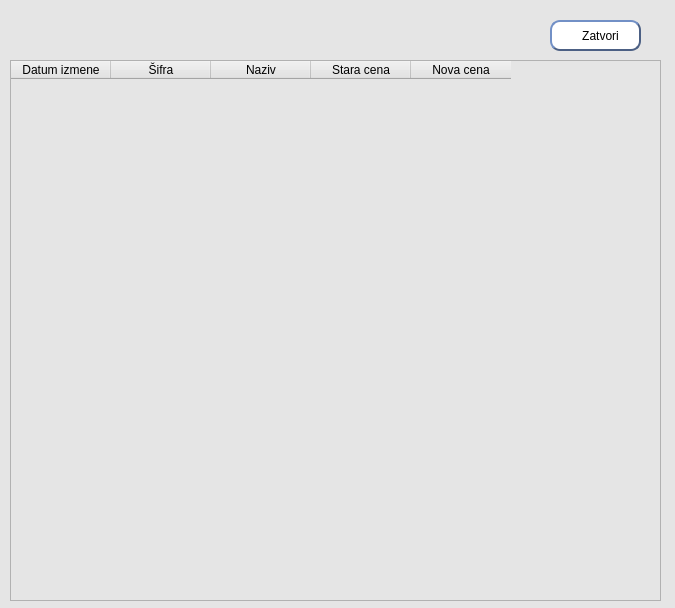
<?xml version="1.0" encoding="UTF-8"?>
<ui version="4.0">
 <class>ceneDialog</class>
 <widget class="QDialog" name="ceneDialog">
  <property name="geometry">
   <rect>
    <x>0</x>
    <y>0</y>
    <width>675</width>
    <height>608</height>
   </rect>
  </property>
  <property name="windowTitle">
   <string>Izmenjene cene u poslednjih 10 dana</string>
  </property>
  <property name="styleSheet">
   <string notr="true">background-color:#e5e5e5;</string>
  </property>
  <widget class="QPushButton" name="btnCancel">
   <property name="geometry">
    <rect>
     <x>550</x>
     <y>20</y>
     <width>91</width>
     <height>31</height>
    </rect>
   </property>
   <property name="cursor">
    <cursorShape>PointingHandCursor</cursorShape>
   </property>
   <property name="styleSheet">
    <string notr="true">background-color: rgb(255, 255, 255);
border-style:outset;
	border-width:2px;
	border-radius:10px;
	border-color:#4c6084;
	padding:2px;</string>
   </property>
   <property name="text">
    <string>   Zatvori</string>
   </property>
   <property name="icon">
    <iconset>
     <normaloff>../resources/cancel.png</normaloff>../resources/cancel.png</iconset>
   </property>
  </widget>
  <widget class="QTableWidget" name="tableCene">
   <property name="geometry">
    <rect>
     <x>10</x>
     <y>60</y>
     <width>651</width>
     <height>541</height>
    </rect>
   </property>
   <column>
    <property name="text">
     <string>Datum izmene</string>
    </property>
    <property name="background">
     <color>
      <red>162</red>
      <green>196</green>
      <blue>224</blue>
     </color>
    </property>
   </column>
   <column>
    <property name="text">
     <string>Šifra</string>
    </property>
    <property name="background">
     <color>
      <red>162</red>
      <green>196</green>
      <blue>224</blue>
     </color>
    </property>
   </column>
   <column>
    <property name="text">
     <string>Naziv</string>
    </property>
    <property name="background">
     <color>
      <red>162</red>
      <green>196</green>
      <blue>224</blue>
     </color>
    </property>
   </column>
   <column>
    <property name="text">
     <string>Stara cena</string>
    </property>
    <property name="background">
     <color>
      <red>162</red>
      <green>196</green>
      <blue>224</blue>
     </color>
    </property>
   </column>
   <column>
    <property name="text">
     <string>Nova cena</string>
    </property>
    <property name="background">
     <color>
      <red>162</red>
      <green>196</green>
      <blue>224</blue>
     </color>
    </property>
   </column>
  </widget>
 </widget>
 <resources/>
 <connections/>
</ui>
